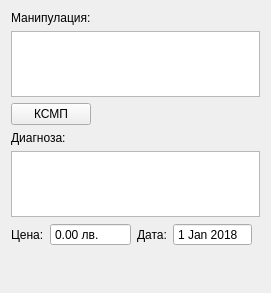
<?xml version="1.0" encoding="UTF-8"?>
<ui version="4.0">
 <class>CommonFields</class>
 <widget class="QWidget" name="CommonFields">
  <property name="geometry">
   <rect>
    <x>0</x>
    <y>0</y>
    <width>271</width>
    <height>293</height>
   </rect>
  </property>
  <property name="sizePolicy">
   <sizepolicy hsizetype="Preferred" vsizetype="Preferred">
    <horstretch>0</horstretch>
    <verstretch>0</verstretch>
   </sizepolicy>
  </property>
  <property name="minimumSize">
   <size>
    <width>0</width>
    <height>0</height>
   </size>
  </property>
  <property name="windowTitle">
   <string>CommonFields</string>
  </property>
  <layout class="QVBoxLayout" name="verticalLayout">
   <item>
    <widget class="QLabel" name="label_3">
     <property name="text">
      <string>Манипулация:</string>
     </property>
    </widget>
   </item>
   <item>
    <layout class="QHBoxLayout" name="horizontalLayout_6">
     <item>
      <widget class="TextEdit" name="manipulationEdit">
       <property name="sizePolicy">
        <sizepolicy hsizetype="Preferred" vsizetype="Preferred">
         <horstretch>0</horstretch>
         <verstretch>0</verstretch>
        </sizepolicy>
       </property>
       <property name="minimumSize">
        <size>
         <width>0</width>
         <height>0</height>
        </size>
       </property>
       <property name="maximumSize">
        <size>
         <width>16777215</width>
         <height>66</height>
        </size>
       </property>
       <property name="acceptDrops">
        <bool>false</bool>
       </property>
       <property name="verticalScrollBarPolicy">
        <enum>Qt::ScrollBarAlwaysOff</enum>
       </property>
       <property name="horizontalScrollBarPolicy">
        <enum>Qt::ScrollBarAlwaysOff</enum>
       </property>
       <property name="acceptRichText">
        <bool>false</bool>
       </property>
      </widget>
     </item>
    </layout>
   </item>
   <item>
    <layout class="QHBoxLayout" name="horizontalLayout_2">
     <item>
      <widget class="QPushButton" name="ksmpButton">
       <property name="text">
        <string>КСМП</string>
       </property>
      </widget>
     </item>
     <item>
      <spacer name="horizontalSpacer">
       <property name="orientation">
        <enum>Qt::Horizontal</enum>
       </property>
       <property name="sizeType">
        <enum>QSizePolicy::Expanding</enum>
       </property>
       <property name="sizeHint" stdset="0">
        <size>
         <width>0</width>
         <height>20</height>
        </size>
       </property>
      </spacer>
     </item>
    </layout>
   </item>
   <item>
    <widget class="QLabel" name="label_2">
     <property name="text">
      <string>Диагноза:</string>
     </property>
    </widget>
   </item>
   <item>
    <layout class="QHBoxLayout" name="horizontalLayout_5">
     <item>
      <widget class="TextEdit" name="diagnosisEdit">
       <property name="sizePolicy">
        <sizepolicy hsizetype="Preferred" vsizetype="Preferred">
         <horstretch>0</horstretch>
         <verstretch>0</verstretch>
        </sizepolicy>
       </property>
       <property name="maximumSize">
        <size>
         <width>16777215</width>
         <height>66</height>
        </size>
       </property>
       <property name="acceptDrops">
        <bool>false</bool>
       </property>
       <property name="acceptRichText">
        <bool>false</bool>
       </property>
      </widget>
     </item>
    </layout>
   </item>
   <item>
    <layout class="QHBoxLayout" name="horizontalLayout">
     <item>
      <widget class="QLabel" name="label_5">
       <property name="text">
        <string>Цена:</string>
       </property>
      </widget>
     </item>
     <item>
      <widget class="SpinBox" name="priceSpinBox">
       <property name="sizePolicy">
        <sizepolicy hsizetype="Preferred" vsizetype="Preferred">
         <horstretch>0</horstretch>
         <verstretch>0</verstretch>
        </sizepolicy>
       </property>
       <property name="frame">
        <bool>true</bool>
       </property>
       <property name="buttonSymbols">
        <enum>QAbstractSpinBox::NoButtons</enum>
       </property>
       <property name="prefix">
        <string/>
       </property>
       <property name="suffix">
        <string> лв.</string>
       </property>
       <property name="maximum">
        <double>10000.000000000000000</double>
       </property>
      </widget>
     </item>
     <item>
      <widget class="QLabel" name="dateLabel">
       <property name="text">
        <string>Дата:</string>
       </property>
      </widget>
     </item>
     <item>
      <widget class="DateEdit" name="dateEdit">
       <property name="sizePolicy">
        <sizepolicy hsizetype="Preferred" vsizetype="Preferred">
         <horstretch>0</horstretch>
         <verstretch>0</verstretch>
        </sizepolicy>
       </property>
       <property name="wrapping">
        <bool>false</bool>
       </property>
       <property name="frame">
        <bool>true</bool>
       </property>
       <property name="buttonSymbols">
        <enum>QAbstractSpinBox::NoButtons</enum>
       </property>
       <property name="minimumDate">
        <date>
         <year>2018</year>
         <month>1</month>
         <day>1</day>
        </date>
       </property>
       <property name="currentSectionIndex">
        <number>0</number>
       </property>
      </widget>
     </item>
     <item>
      <spacer name="horizontalSpacer_6">
       <property name="orientation">
        <enum>Qt::Horizontal</enum>
       </property>
       <property name="sizeHint" stdset="0">
        <size>
         <width>0</width>
         <height>20</height>
        </size>
       </property>
      </spacer>
     </item>
    </layout>
   </item>
   <item>
    <spacer name="verticalSpacer">
     <property name="orientation">
      <enum>Qt::Vertical</enum>
     </property>
     <property name="sizeHint" stdset="0">
      <size>
       <width>0</width>
       <height>1</height>
      </size>
     </property>
    </spacer>
   </item>
  </layout>
 </widget>
 <layoutdefault spacing="6" margin="11"/>
 <customwidgets>
  <customwidget>
   <class>DateEdit</class>
   <extends>QDateEdit</extends>
   <header>View/uiComponents/qt_derived/DateEdit.h</header>
  </customwidget>
  <customwidget>
   <class>TextEdit</class>
   <extends>QTextEdit</extends>
   <header>View/uiComponents/qt_derived/TextEdit.h</header>
  </customwidget>
  <customwidget>
   <class>SpinBox</class>
   <extends>QDoubleSpinBox</extends>
   <header>View/uiComponents/qt_derived/SpinBox.h</header>
  </customwidget>
 </customwidgets>
 <resources/>
 <connections/>
</ui>
